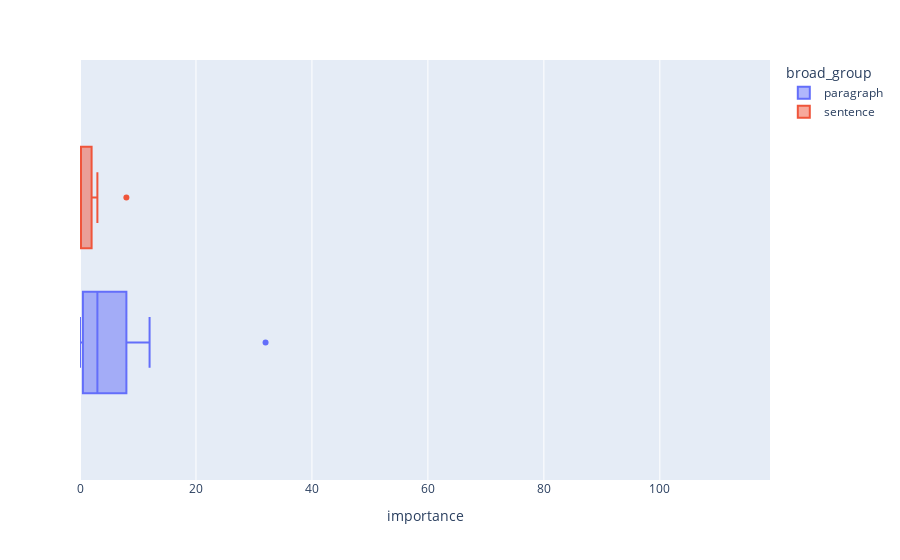

The code cell stored with this chart in its notebook:
### Markdown cell above
### Greater Than

### Code cell
px.box(
    df[df.operation_type == "greater_than"],
    x="importance",
    color="broad_group",
    range_x=(df.importance.min(), df.importance.max()),
)

### Figure 1 — Plotly figure (JSON) as saved in the notebook; plotly's stock layout.template omitted (floating-point values rounded to 4 significant figures)
{"data": [{"alignmentgroup": "True", "hovertemplate": "broad_group=paragraph<br>importance=%{x}<extra></extra>", "legendgroup": "paragraph", "marker": {"color": "#636efa"}, "name": "paragraph", "notched": false, "offsetgroup": "paragraph", "orientation": "h", "showlegend": true, "type": "box", "x": [32, 12, 4, 4, 2, 1, 0, 0], "x0": " ", "xaxis": "x", "y0": " ", "yaxis": "y"}, {"alignmentgroup": "True", "hovertemplate": "broad_group=sentence<br>importance=%{x}<extra></extra>", "legendgroup": "sentence", "marker": {"color": "#EF553B"}, "name": "sentence", "notched": false, "offsetgroup": "sentence", "orientation": "h", "showlegend": true, "type": "box", "x": [8, 3, 1, 0, 0, 0, 0, 0], "x0": " ", "xaxis": "x", "y0": " ", "yaxis": "y"}], "layout": {"boxmode": "group", "legend": {"title": {"text": "broad_group"}, "tracegroupgap": 0}, "margin": {"t": 60}, "xaxis": {"anchor": "y", "domain": [0, 1], "range": [0, 119], "title": {"text": "importance"}}, "yaxis": {"anchor": "x", "domain": [0, 1]}}}
